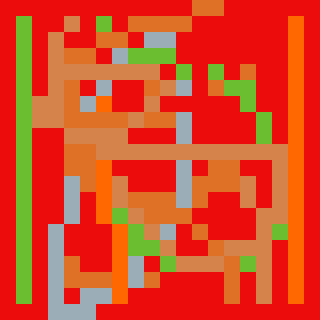

A level layout from a 2D game, rendered from its tile map. Below: a short description, then the map file with tile-grid data replaced by summaries:
An orthogonal 20x20 tile map with 16x16 px tiles, 1 tile layer (test).

<map version="1.0" orientation="orthogonal" renderorder="left-down" width="20" height="20" tilewidth="16" tileheight="16" nextobjectid="1">
 <tileset firstgid="1" name="yoxi" tilewidth="16" tileheight="16" tilecount="6" columns="0">
  <tile id="0">
   <image width="16" height="16" source="textures/background.png" />
  </tile>
  <tile id="1">
   <image width="16" height="16" source="textures/barricade.png" />
  </tile>
  <tile id="2">
   <image width="16" height="16" source="textures/enemy.png" />
  </tile>
  <tile id="3">
   <image width="16" height="16" source="textures/mainstreet.png" />
  </tile>
  <tile id="4">
   <image width="16" height="16" source="textures/path.png" />
  </tile>
  <tile id="5">
   <image width="16" height="16" source="textures/sideway.png" />
  </tile>
 </tileset>
 <layer name="test" width="20" height="20">
  <data>[400 cells, 400 non-empty, 6 distinct tile ids]</data>
 </layer>
</map>
